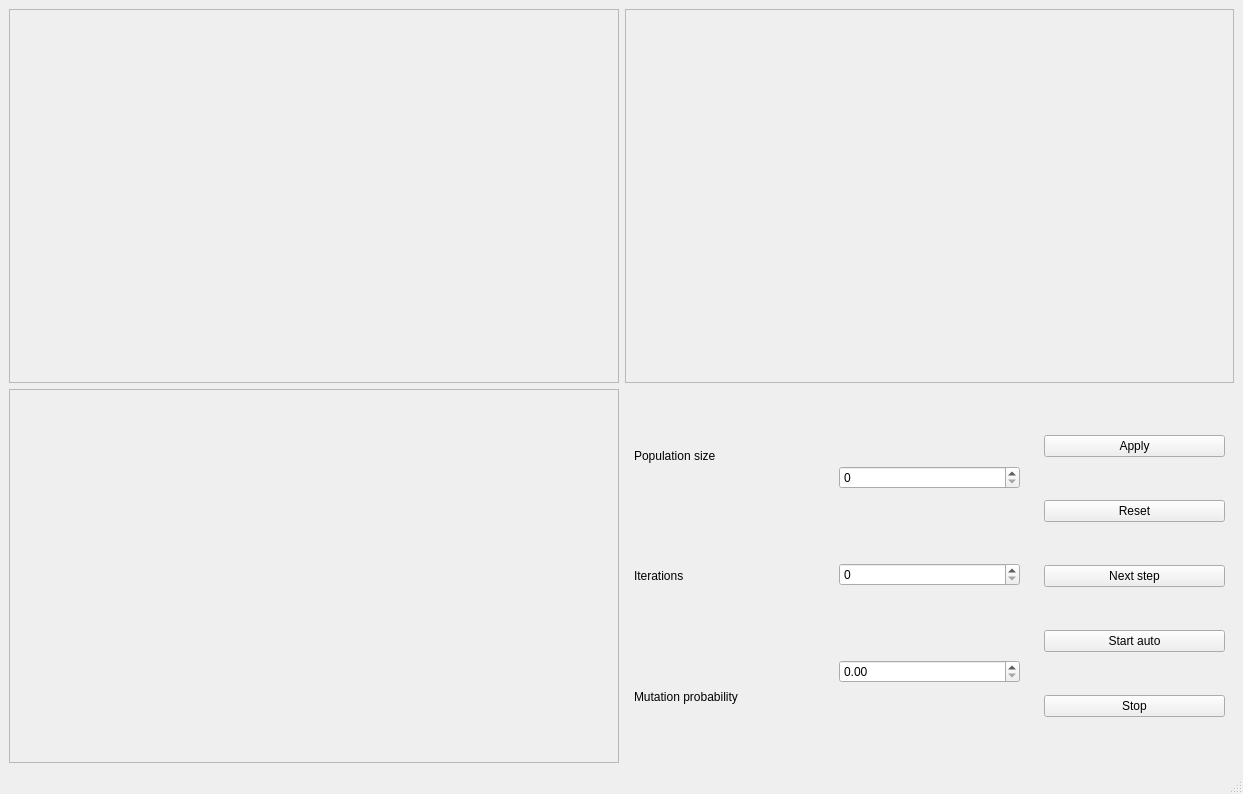
<?xml version="1.0" encoding="UTF-8"?>
<ui version="4.0">
 <class>MainWindow</class>
 <widget class="QMainWindow" name="MainWindow">
  <property name="geometry">
   <rect>
    <x>0</x>
    <y>0</y>
    <width>1243</width>
    <height>794</height>
   </rect>
  </property>
  <property name="windowTitle">
   <string>MainWindow</string>
  </property>
  <widget class="QWidget" name="centralwidget">
   <layout class="QVBoxLayout" name="verticalLayout_2">
    <item>
     <layout class="QHBoxLayout" name="horizontalLayout_4">
      <item>
       <widget class="QFrame" name="right_frame">
        <property name="minimumSize">
         <size>
          <width>0</width>
          <height>0</height>
         </size>
        </property>
        <property name="frameShape">
         <enum>QFrame::StyledPanel</enum>
        </property>
        <property name="frameShadow">
         <enum>QFrame::Raised</enum>
        </property>
       </widget>
      </item>
      <item>
       <widget class="QFrame" name="top_frame">
        <property name="frameShape">
         <enum>QFrame::StyledPanel</enum>
        </property>
        <property name="frameShadow">
         <enum>QFrame::Raised</enum>
        </property>
       </widget>
      </item>
     </layout>
    </item>
    <item>
     <layout class="QHBoxLayout" name="horizontalLayout_3" stretch="0,0">
      <property name="spacing">
       <number>6</number>
      </property>
      <property name="sizeConstraint">
       <enum>QLayout::SetDefaultConstraint</enum>
      </property>
      <item>
       <widget class="QFrame" name="left_frame">
        <property name="minimumSize">
         <size>
          <width>0</width>
          <height>0</height>
         </size>
        </property>
        <property name="frameShape">
         <enum>QFrame::StyledPanel</enum>
        </property>
        <property name="frameShadow">
         <enum>QFrame::Raised</enum>
        </property>
       </widget>
      </item>
      <item>
       <layout class="QHBoxLayout" name="horizontalLayout_2">
        <item>
         <widget class="QWidget" name="widget" native="true">
          <layout class="QVBoxLayout" name="verticalLayout">
           <item>
            <widget class="QLabel" name="label">
             <property name="text">
              <string>Population size</string>
             </property>
            </widget>
           </item>
           <item>
            <widget class="QLabel" name="label_2">
             <property name="text">
              <string>Iterations</string>
             </property>
            </widget>
           </item>
           <item>
            <widget class="QLabel" name="label_3">
             <property name="text">
              <string>Mutation probability</string>
             </property>
            </widget>
           </item>
          </layout>
         </widget>
        </item>
        <item>
         <widget class="QWidget" name="widget_2" native="true">
          <layout class="QVBoxLayout" name="verticalLayout_3">
           <item>
            <widget class="QSpinBox" name="size"/>
           </item>
           <item>
            <widget class="QSpinBox" name="iterations"/>
           </item>
           <item>
            <widget class="QDoubleSpinBox" name="mutation_prob"/>
           </item>
          </layout>
         </widget>
        </item>
        <item>
         <widget class="QWidget" name="widget_3" native="true">
          <property name="minimumSize">
           <size>
            <width>0</width>
            <height>0</height>
           </size>
          </property>
          <layout class="QVBoxLayout" name="verticalLayout_4" stretch="0,0,0,0,0">
           <property name="spacing">
            <number>6</number>
           </property>
           <item>
            <widget class="QPushButton" name="apply_btn">
             <property name="sizePolicy">
              <sizepolicy hsizetype="Preferred" vsizetype="Fixed">
               <horstretch>0</horstretch>
               <verstretch>0</verstretch>
              </sizepolicy>
             </property>
             <property name="minimumSize">
              <size>
               <width>0</width>
               <height>0</height>
              </size>
             </property>
             <property name="text">
              <string>Apply</string>
             </property>
            </widget>
           </item>
           <item>
            <widget class="QPushButton" name="reset_btn">
             <property name="sizePolicy">
              <sizepolicy hsizetype="Minimum" vsizetype="Fixed">
               <horstretch>0</horstretch>
               <verstretch>0</verstretch>
              </sizepolicy>
             </property>
             <property name="text">
              <string>Reset</string>
             </property>
            </widget>
           </item>
           <item>
            <widget class="QPushButton" name="next_btn">
             <property name="sizePolicy">
              <sizepolicy hsizetype="Minimum" vsizetype="Fixed">
               <horstretch>0</horstretch>
               <verstretch>0</verstretch>
              </sizepolicy>
             </property>
             <property name="text">
              <string>Next step</string>
             </property>
            </widget>
           </item>
           <item>
            <widget class="QPushButton" name="start_btn">
             <property name="sizePolicy">
              <sizepolicy hsizetype="Minimum" vsizetype="Fixed">
               <horstretch>0</horstretch>
               <verstretch>0</verstretch>
              </sizepolicy>
             </property>
             <property name="text">
              <string>Start auto</string>
             </property>
            </widget>
           </item>
           <item>
            <widget class="QPushButton" name="stop_btn">
             <property name="sizePolicy">
              <sizepolicy hsizetype="Minimum" vsizetype="Fixed">
               <horstretch>0</horstretch>
               <verstretch>0</verstretch>
              </sizepolicy>
             </property>
             <property name="text">
              <string>Stop</string>
             </property>
            </widget>
           </item>
          </layout>
         </widget>
        </item>
       </layout>
      </item>
     </layout>
    </item>
   </layout>
  </widget>
  <widget class="QMenuBar" name="menubar">
   <property name="geometry">
    <rect>
     <x>0</x>
     <y>0</y>
     <width>1243</width>
     <height>21</height>
    </rect>
   </property>
  </widget>
  <widget class="QStatusBar" name="statusbar"/>
 </widget>
 <resources/>
 <connections/>
</ui>
